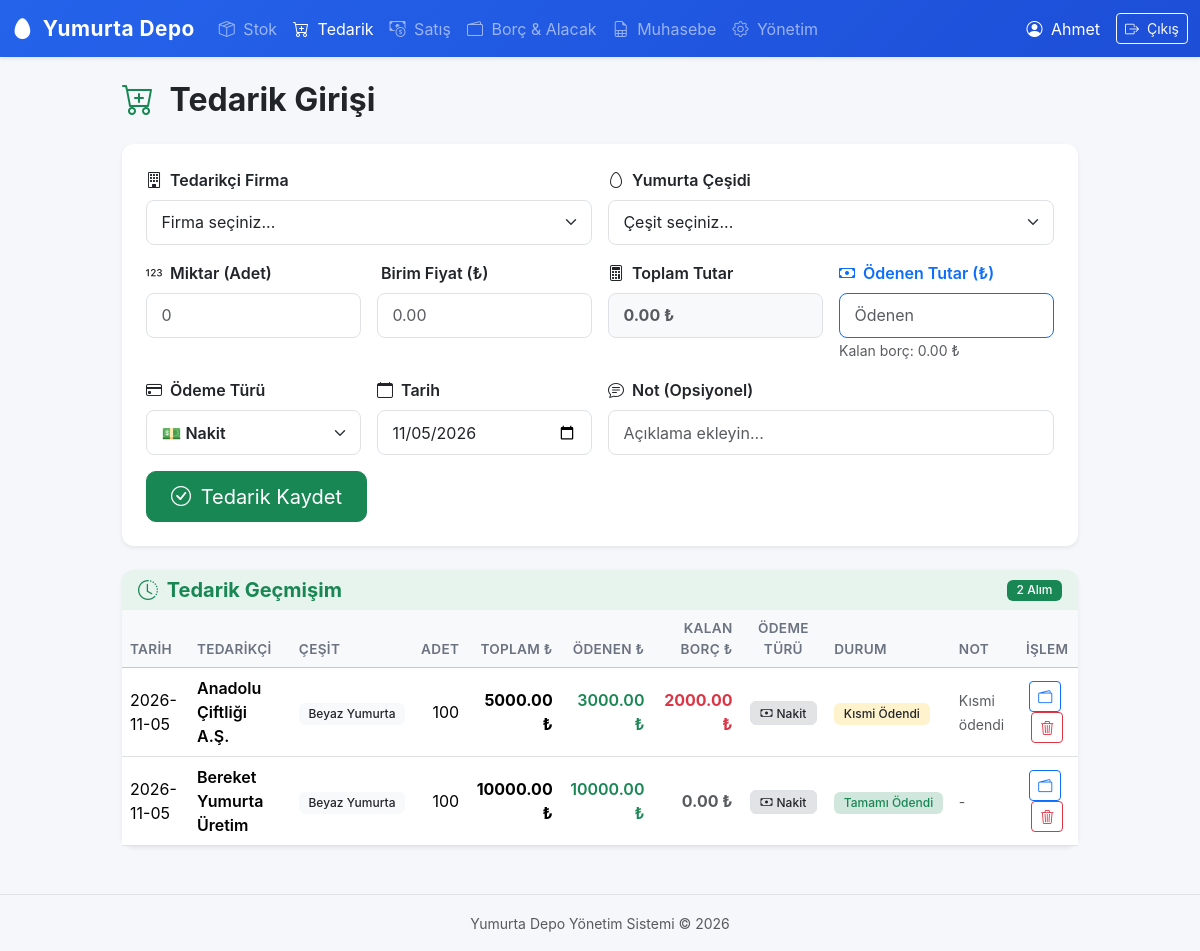
Page /tedarik (signed in) on the earlier database version.
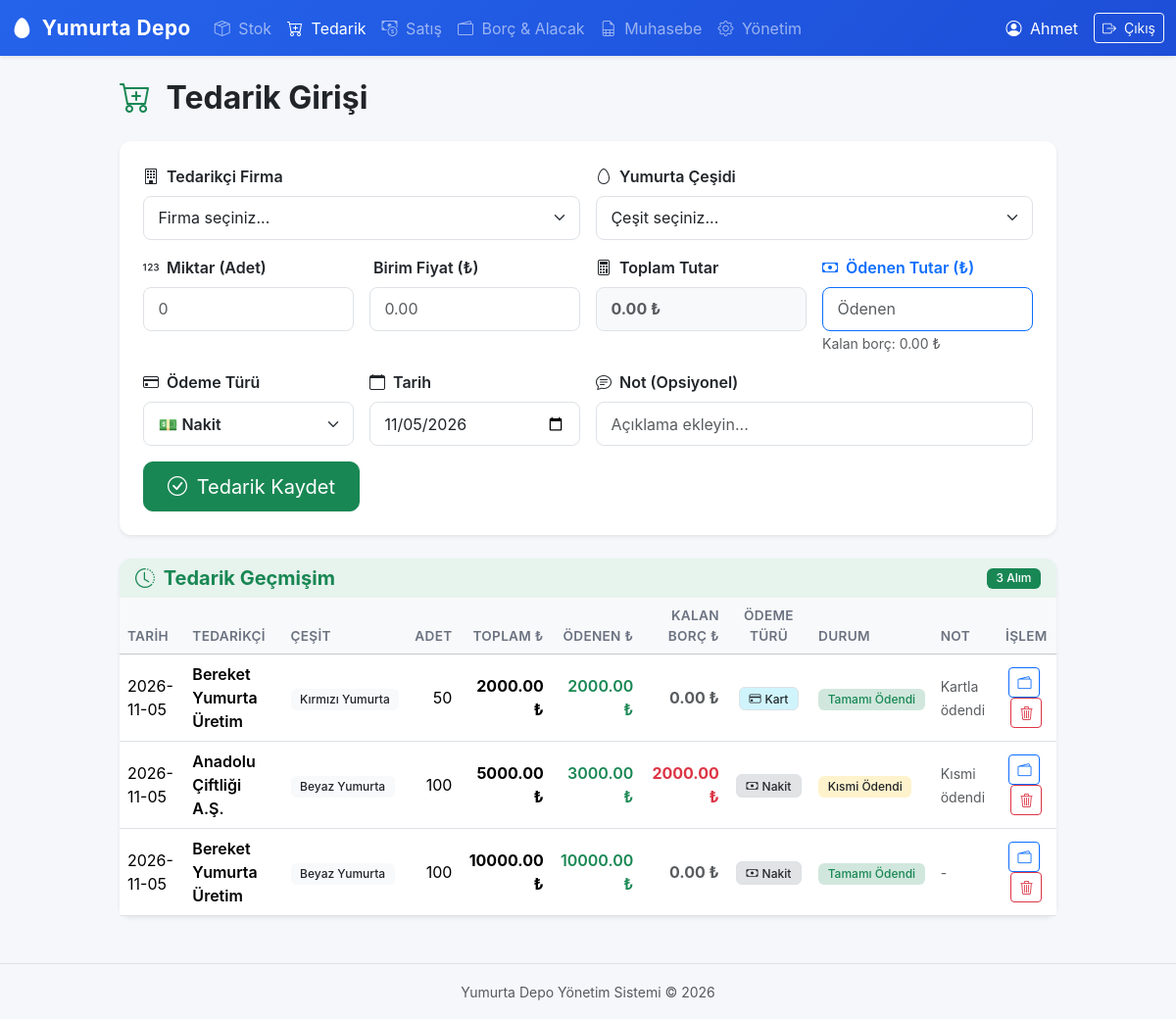
Same page on the later database version.
### tables this page shows
CREATE TABLE purchases (
            id          INTEGER   PRIMARY KEY AUTOINCREMENT,
            user_id     INTEGER   NOT NULL,
            egg_type_id INTEGER   NOT NULL,
            supplier_id INTEGER   NOT NULL,
            quantity    INTEGER   NOT NULL,
            unit_price  REAL      NOT NULL,
            total_price REAL      NOT NULL,
            date        TEXT      NOT NULL,
            note        TEXT      DEFAULT '',
            created_at  TIMESTAMP DEFAULT CURRENT_TIMESTAMP, paid_amount REAL NOT NULL DEFAULT 0, payment_method TEXT NOT NULL DEFAULT 'Nakit',
            FOREIGN KEY (user_id)     REFERENCES users(id),
            FOREIGN KEY (egg_type_id) REFERENCES egg_types(id),
            FOREIGN KEY (supplier_id) REFERENCES suppliers(id)
        );

CREATE TABLE suppliers (
            id   INTEGER PRIMARY KEY AUTOINCREMENT,
            name TEXT    UNIQUE NOT NULL
        );

CREATE TABLE egg_types (
            id            INTEGER PRIMARY KEY AUTOINCREMENT,
            name          TEXT    UNIQUE NOT NULL,
            initial_stock INTEGER DEFAULT 0
        );

### app.py (the view, shortened to what this page needs)
@app.route("/tedarik", methods=["GET", "POST"])
@login_required
def tedarik():
    egg_types = db.get_egg_types()
    suppliers = db.get_suppliers()
    purchases = db.get_user_purchases(session["user_id"])
    return render_template(
        "tedarik.html",
        egg_types=egg_types,
        suppliers=suppliers,
        purchases=purchases,
        today=date.today().isoformat(),
    )

### app.py (called while the page is built)
def login_required(f):
    @wraps(f)
    def decorated(*args, **kwargs):
        if "user_id" not in session:
            flash("Lütfen önce giriş yapın.", "warning")
            return redirect(url_for("login"))
        return f(*args, **kwargs)
    return decorated

### database.py (called while the page is built)
def get_db():
    conn = sqlite3.connect(DB_PATH)
    conn.row_factory = sqlite3.Row
    conn.execute("PRAGMA foreign_keys = ON")
    return conn

def get_user_purchases(user_id, start_date=None, end_date=None):
    conn = get_db()
    query = """
        SELECT p.*, et.name AS egg_type_name, sup.name AS supplier_name,
               (p.total_price - p.paid_amount) AS remaining_debt
        FROM purchases p
        JOIN egg_types  et  ON et.id  = p.egg_type_id
        JOIN suppliers  sup ON sup.id = p.supplier_id
        WHERE p.user_id = ?
    """
    params = [user_id]
    if start_date:
        query += " AND p.date >= ?"
        params.append(start_date)
    if end_date:
        query += " AND p.date <= ?"
        params.append(end_date)
    query += " ORDER BY p.date DESC, p.created_at DESC"
    rows = conn.execute(query, params).fetchall()
    conn.close()
    return rows

### templates/tedarik.html (shortened to what the changed rows need)
{% extends "base.html" %}
{% block content %}
<div class="row justify-content-center">
    <div class="col-lg-11 col-xl-10">
        <h2 class="fw-bold mb-4">
            <i class="bi bi-cart-plus text-success me-2"></i> Tedarik Girişi
        </h2>
        <div class="card border-0 shadow-sm">
            <div class="card-header bg-success bg-opacity-10 border-0 d-flex justify-content-between align-items-center">
                <h5 class="mb-0 fw-bold text-success">
                    <i class="bi bi-clock-history me-1"></i> Tedarik Geçmişim
                </h5>
                <span class="badge bg-success">{{ purchases|length }} Alım</span>
            </div>
            <div class="card-body p-0">
                {% if purchases %}
                <div class="table-responsive">
                    <table class="table table-hover align-middle mb-0">
                        <thead class="table-light">
                            <tr>
                                <th>Tarih</th>
                                <th>Tedarikçi</th>
                                <th>Çeşit</th>
                                <th class="text-end">Adet</th>
                                <th class="text-end">Toplam ₺</th>
                                <th class="text-end">Ödenen ₺</th>
                                <th class="text-end">Kalan Borç ₺</th>
                                <th class="text-center">Ödeme Türü</th>
                                <th>Durum</th>
                                <th>Not</th>
                                <th class="text-center">İşlem</th>
                            </tr>
                        </thead>
                        <tbody>
                            {% for p in purchases %}
                            {% set debt = p.total_price - p.paid_amount %}
                            <tr>
                                <td>{{ p.date }}</td>
                                <td class="fw-semibold">{{ p.supplier_name }}</td>
                                <td>
                                    <span class="badge bg-light text-dark">{{ p.egg_type_name }}</span>
                                </td>
                                <td class="text-end">{{ p.quantity }}</td>
                                <td class="text-end fw-bold">{{ "%.2f"|format(p.total_price) }} ₺</td>
                                <td class="text-end text-success fw-semibold">{{ "%.2f"|format(p.paid_amount) }} ₺</td>
                                <td class="text-end fw-bold {% if debt > 0.01 %}text-danger{% else %}text-muted{% endif %}">
                                    {{ "%.2f"|format(debt) }} ₺
                                </td>
                                <td class="text-center">
                                    {% if p.payment_method == 'Kart' %}
                                    <span class="badge bg-info-subtle text-dark border"><i class="bi bi-credit-card me-1"></i>Kart</span>
                                    {% else %}
                                    <span class="badge bg-secondary-subtle text-dark border"><i class="bi bi-cash me-1"></i>Nakit</span>
                                    {% endif %}
                                </td>
                                <td>
                                    {% if debt <= 0.01 %}
                                    <span class="badge bg-success-subtle text-success">Tamamı Ödendi</span>
                                    {% elif p.paid_amount > 0 %}
                                    <span class="badge bg-warning-subtle text-dark">Kısmi Ödendi</span>
                                    {% else %}
                                    <span class="badge bg-danger-subtle text-danger">Ödenmedi</span>
                                    {% endif %}
                                </td>
                                <td><small class="text-muted">{{ p.note or '-' }}</small></td>
                                <td class="text-center">
                                    <button type="button" class="btn btn-outline-primary btn-sm me-1"
                                            data-bs-toggle="modal" data-bs-target="#payModal{{ p.id }}" title="Ödeme Güncelle">
                                        <i class="bi bi-wallet2"></i>
                                    </button>
                                    <form method="POST" action="{{ url_for('delete_purchase', pid=p.id) }}"
                                          class="d-inline" onsubmit="return confirm('Bu kaydı silmek istediğinize emin misiniz?')">
                                        <button type="submit" class="btn btn-outline-danger btn-sm" title="Sil">
                                            <i class="bi bi-trash3"></i>
                                        </button>
                                    </form>
                                </td>
                            </tr>
                            {% endfor %}
                        </tbody>
                    </table>
                </div>
                {% else %}
                <p class="text-muted text-center py-4 mb-0">
                    <i class="bi bi-inbox me-1"></i> Henüz tedarik kaydı bulunmuyor.
                </p>
                {% endif %}
            </div>
        </div>
    </div>
</div>
{% endblock %}

Differences in the rows shown:
added purchases: date "2026-11-05", supplier_name "Bereket Yumurta Üretim", egg_type_name "Kırmızı Yumurta", quantity "50", total_price "2000.00", paid_amount "2000.00", debt "0.00", payment_method "Kart" (drawn), shows "Tamamı Ödendi", note "Kartla ödendi"
Other differences:
{{ purchases|length }}: "2" → "3"
